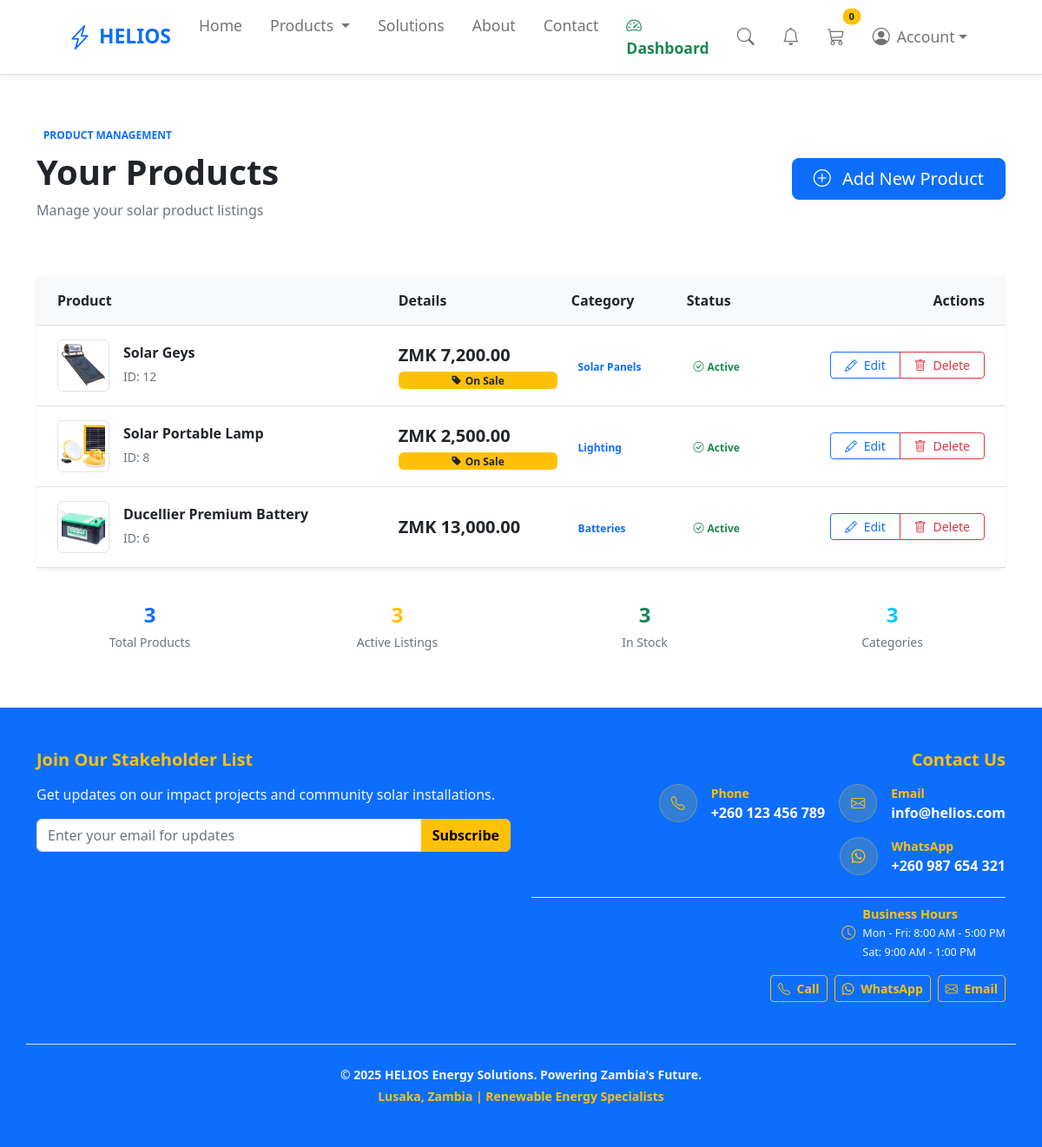
The page /payment/products/ (signed in) on the database its author committed.
### store/models.py (models this page shows, shortened)
class Product(models.Model):
    name = models.CharField(max_length=100)
    price = models.DecimalField(default=0, max_digits=10, decimal_places=2)
    description = models.CharField(max_length=1000, default='', blank=True, null=True)
    category = models.ForeignKey(Category, on_delete=models.CASCADE, default=1)
    image = models.ImageField(upload_to='uploads/products/', blank=True, null=True)
    is_sale = models.BooleanField(default=False)
    sale_price = models.DecimalField(default=0, max_digits=10, decimal_places=2)
    is_available = models.BooleanField(default=True)
    seller = models.ForeignKey(
        'payment.Seller',
        on_delete=models.SET_NULL,
        null=True,
        blank=True,
        related_name='products'
    )

class Category(models.Model):
    name = models.CharField(max_length=200)
    class Meta:
        verbose_name_plural = 'categories'

### payment/views.py (the view)
# urls.py: path('products/', views.product_list, name='product_list'),
@seller_required
def product_list(request):
    seller = request.user.seller_profile
    products = Product.objects.filter(seller=seller).order_by('-id')
    return render(request, 'payment/product_list.html', {'products': products})

### payment/forms.py
class NewsletterSubscriberForm(forms.ModelForm):
    class Meta:
        model = NewsletterSubscriber
        fields = ['email'] # We only require the email address
        widgets = {
            'email': forms.EmailInput(attrs={
                'class': 'form-control',
                'placeholder': 'Enter your email for updates'
            })
        }

### cart/context_processors.py (called while the page is built)
def cart(request):
    return {'cart': Cart(request)}

### ecom/context_processors.py (called while the page is built)
def newsletter_form(request):
    if getattr(request, 'disable_newsletter', False):
        return {
            'newsletter_form': None,
        }
    return {
        'newsletter_form': NewsletterSubscriberForm(),
    }

def notifications(request):
    if request.user.is_authenticated:
        unread_notifications_list = Notification.objects.filter(
            user=request.user,
            is_read=False
        ).order_by('-created_at')[:5]
        unread_count = Notification.objects.filter(user=request.user, is_read=False).count()
    else:
        unread_notifications_list = []
        unread_count = 0
    return {
        'unread_notification_count': unread_count,
        'unread_notifications': unread_notifications_list,
    }

### payment/templates/payment/product_list.html (shortened to what this page needs)
{% extends 'base.html' %}
{% load static %}
{% load humanize %}
{% block content %}
<div class="container py-5">
    <div class="row mb-5">
        <div class="col-12">
            <div class="d-flex justify-content-between align-items-center">
                <div>
                    <span class="badge bg-primary-subtle text-primary mb-2">PRODUCT MANAGEMENT</span>
                    <h1 class="display-6 fw-bold text-dark mb-0">Your Products</h1>
                    <p class="text-muted mt-2">Manage your solar product listings</p>
                </div>
                <a href="{% url 'product_add' %}" class="btn btn-primary btn-lg px-4">
                    <i class="bi bi-plus-circle me-2"></i> Add New Product
                </a>
            </div>
        </div>
    </div>
    {% if products %}
    <div class="card border-0 shadow-sm">
        <div class="card-body p-0">
            <div class="table-responsive">
                <table class="table table-hover align-middle mb-0">
                    <thead class="bg-light">
                        <tr>
                            <th scope="col" class="ps-4 py-3 fw-semibold text-dark border-0">Product</th>
                            <th scope="col" class="py-3 fw-semibold text-dark border-0">Details</th>
                            <th scope="col" class="py-3 fw-semibold text-dark border-0">Category</th>
                            <th scope="col" class="py-3 fw-semibold text-dark border-0">Status</th>
                            <th scope="col" class="text-end pe-4 py-3 fw-semibold text-dark border-0">Actions</th>
                        </tr>
                    </thead>
                    <tbody>
                        {% for product in products %}
                        <tr class="border-top">
                            <td class="ps-4 py-3">
                                <div class="d-flex align-items-center">
                                    {% if product.image %}
                                        <img src="{{ product.image.url }}"
                                             class="img-thumbnail rounded me-3"
                                             style="width: 60px; height: 60px; object-fit: cover;"
                                             alt="{{ product.name }}">
                                    {% else %}
                                        <div class="bg-secondary bg-opacity-10 rounded d-flex align-items-center justify-content-center me-3"
                                             style="width: 60px; height: 60px;">
                                            <i class="bi bi-image text-muted fs-4"></i>
                                        </div>
                                    {% endif %}
                                    <div>
                                        <h6 class="fw-semibold text-dark mb-1">{{ product.name }}</h6>
                                        <small class="text-muted">ID: {{ product.id }}</small>
                                    </div>
                                </div>
                            </td>
                            <td class="py-3">
                                <div class="d-flex flex-column">
                                    <span class="fw-bold text-dark fs-5">ZMK {{ product.price|floatformat:2|intcomma }}</span>
                                    {% if product.is_sale %}
                                    <span class="badge bg-warning text-dark small mt-1">
                                        <i class="bi bi-tag-fill me-1"></i>On Sale
                                    </span>
                                    {% endif %}
                                </div>
                            </td>
                            <td class="py-3">
                                <span class="badge bg-primary-subtle text-primary">
                                    {{ product.category.name }}
                                </span>
                            </td>
                            <td class="py-3">
                                {% if product.is_available %}
                                <span class="badge bg-success-subtle text-success">
                                    <i class="bi bi-check-circle me-1"></i>Active
                                </span>
                                {% else %}
                                <span class="badge bg-danger-subtle text-danger">
                                    <i class="bi bi-x-circle me-1"></i>Inactive
                                </span>
                                {% endif %}
                            </td>
                            <td class="text-end pe-4 py-3">
                                <div class="btn-group" role="group">
                                    <a href="{% url 'product_edit' product.pk %}"
                                       class="btn btn-outline-primary btn-sm px-3">
                                        <i class="bi bi-pencil me-1"></i> Edit
                                    </a>
                                    <a href="{% url 'product_delete' product.pk %}"
                                       class="btn btn-outline-danger btn-sm px-3">
                                        <i class="bi bi-trash me-1"></i> Delete
                                    </a>
                                </div>
                            </td>
                        </tr>
                        {% endfor %}
                    </tbody>
                </table>
            </div>
        </div>
    </div>
    <div class="row mt-4">
        <div class="col-md-3">
            <div class="card border-0 bg-primary-subtle">
                <div class="card-body text-center py-3">
                    <h4 class="fw-bold text-primary mb-1">{{ products.count }}</h4>
                    <small class="text-muted">Total Products</small>
                </div>
            </div>
        </div>
        <div class="col-md-3">
            <div class="card border-0 bg-warning-subtle">
                <div class="card-body text-center py-3">
                    <h4 class="fw-bold text-warning mb-1">{{ products|length }}</h4>
                    <small class="text-muted">Active Listings</small>
                </div>
            </div>
        </div>
        <div class="col-md-3">
            <div class="card border-0 bg-success-subtle">
                <div class="card-body text-center py-3">
                    <h4 class="fw-bold text-success mb-1">{{ products|length }}</h4>
                    <small class="text-muted">In Stock</small>
                </div>
            </div>
        </div>
        <div class="col-md-3">
            <div class="card border-0 bg-info-subtle">
                <div class="card-body text-center py-3">
                    <h4 class="fw-bold text-info mb-1">{{ products|length }}</h4>
                    <small class="text-muted">Categories</small>
                </div>
            </div>
        </div>
    </div>
    {% endif %}
</div>
{% endblock %}

### store/templates/base.html (style rules this page uses)
:root { --bs-primary: #001a33; --bs-secondary: #FFD700; --bs-success: #2E8B57; --bs-info: #0077B6; --bs-warning: #FFA500; --bs-danger: #D9534F; --bs-dark: #212529; --bs-light: #F8F9FA; --bs-body-color: #333333; --bs-body-bg: #FFFFFF; }
body { background-color: var(--bs-body-bg); color: var(--bs-body-color); font-family: 'Segoe UI', system-ui, -apple-system, sans-serif; }
.bg-primary, .btn-primary { background-color: var(--bs-primary) !important; border-color: var(--bs-primary) !important; }
.text-primary { color: var(--bs-primary) !important; }
.bg-warning, .btn-warning { background-color: var(--bs-warning) !important; border-color: var(--bs-warning) !important; color: #000 !important; font-weight: 600; }
.input-group .form-control { border: 1px solid #dee2e6; font-weight: 500; }
.fw-semibold { font-weight: 600 !important; }

### rows shown on the page
Product: image (picture), name "Solar Geys", id "12", price "7,200.00", is_sale True (drawn), category.name "Solar Panels", is_available True (drawn)
Product: image (picture), name "Solar Portable Lamp", id "8", price "2,500.00", is_sale True (drawn), category.name "Lighting", is_available True (drawn)
Product: image (picture), name "Ducellier Premium Battery", id "6", price "13,000.00", category.name "Batteries", is_available True (drawn)

### other values the page prints
{{ products.count }} "3"
{{ products|length }} "3"
